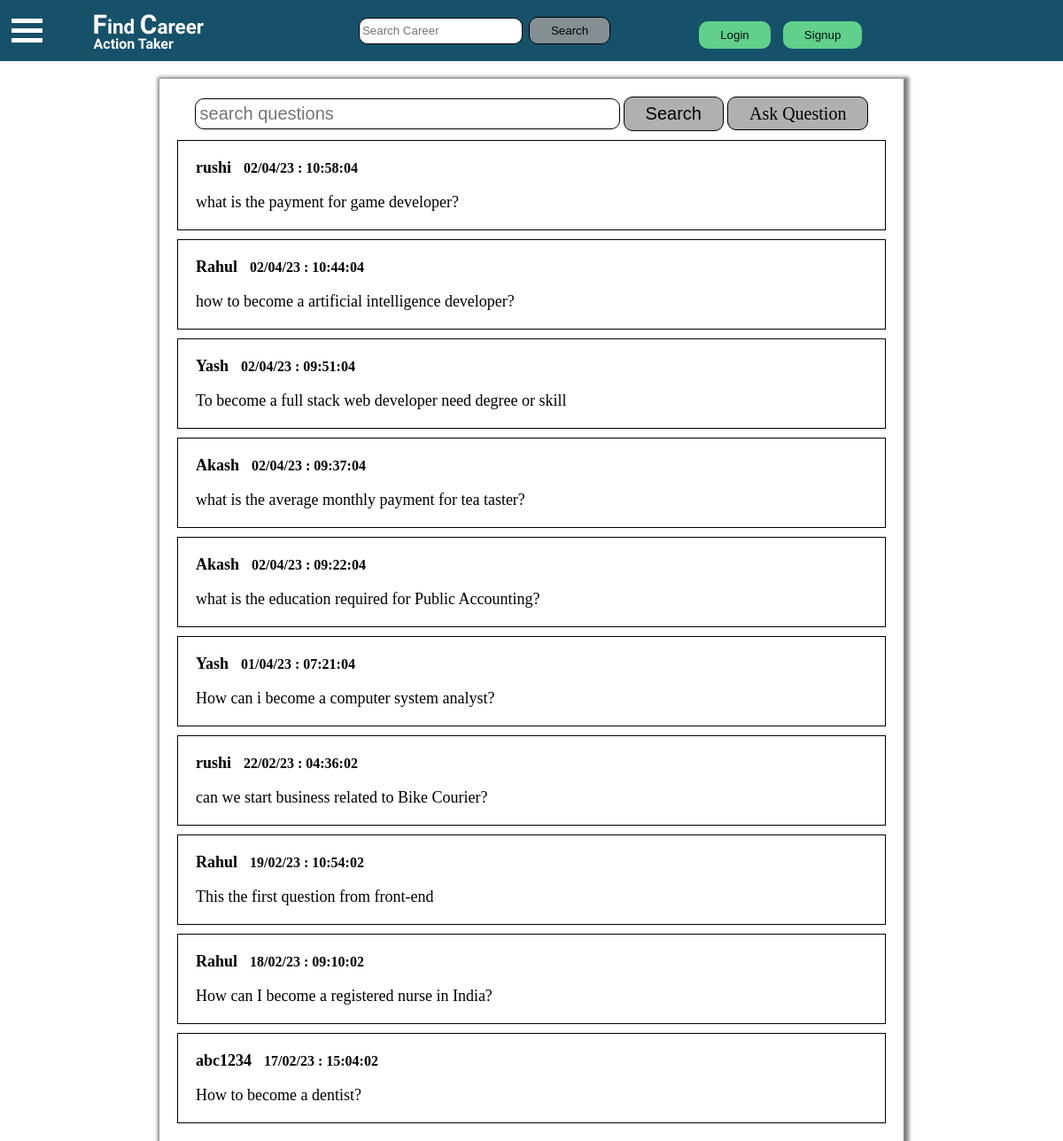
The app's page /Question/ with its own data.
### Question/models.py (models this page shows, shortened)
class Question(models.Model):
    user=models.ForeignKey(User,on_delete=models.CASCADE)
    title=models.CharField(max_length=300)
    detail=models.TextField()
    tags=models.TextField(default='')
    add_time=models.DateTimeField(auto_now_add=True)

### Question/views.py (the view, shortened to what this page needs)
# urls.py: path('', que_views.Quehtml, name="question" ),
def Quehtml(request):
    if 'que' in request.GET:
        que=request.GET['que']
        quests=Question.objects.filter(title__icontains=que).order_by('-id')
    else:
        quests=Question.objects.all().order_by('-id')
    return render(request, 'Question/Question.html', {'quests':quests})

### Template/Question/Question.html (shortened to what this page needs)
{% extends '../base.html' %}
{% load humanize %}
{% load static %}
{% block css %}
<link rel="stylesheet" href="{% static '/css/question.css' %}">
{% endblock css %}
{% block body %}
<div class="cont">
    <div class="quemain">
        <form>
            <div class="quesearch">
                <input type="text" name="que" placeholder="search questions" value="{{quests.title}}" width="50%">
                <button type="submit" class="btnquesearch">Search</button>
                <a href="/Askquestion" class="askquestion" style="text-decoration: none;">Ask Question</a>
            </div>
        </form>
        {% for quest in quests %}
        {% if quest is none %}
           <p style="font-size:30px;"> Result Not Found </p>
        {% else %}
         <div class="askedque">
             <strong><a href="/profile/{{quest.user}}" class="details" id="username">{{quest.user.username}}</a>
             <span style="margin-left: 10px;">{{quest.add_time|date:'d/m/y : H:i:m'}}</span></strong>
             <br><br>
             <a href="Detailque/{{quest.id}}" class="quetitle" style="margin-top: 10px;">{{quest.title}}</a>
            </div>
        {% endif %}
        {% endfor %}
    </div>
</div>
{% endblock body %}

### static/css/base.css (style rules this page uses)
* { box-sizing: border-box; margin: 0px; padding: 0px; }

### static/css/question.css (style rules this page uses)
.cont { margin-top: 20px; margin-left: auto; margin-right: auto; width: 70%; padding: 10px; box-shadow: 2px 2px 4px 4px gray; }
.quesearch input[type=text] { width: 60%; font-size: 20px; padding:5px; border-radius: 10px; border:1px solid black; }
.quesearch button,.askquestion { padding:7px 24px; font-size:20px; background: rgb(158 158 158 / 81%); color: black; cursor: pointer; border-radius: 10px; border:1px solid black; }
.quesearch { text-align: center; margin: 10px; }
.askedque { padding: 20px; margin:10px; border: 1px solid black; }
.quetitle, .details { text-decoration:none; font-size: large; color:black; }

### records on screen
Question: user.username "rushi", add_time "02/04/23 : 10:58:04", title "what is the payment for game developer?"
Question: user.username "Rahul", add_time "02/04/23 : 10:44:04", title "how to become a artificial intelligence developer?"
Question: user.username "Yash", add_time "02/04/23 : 09:51:04", title "To become a full stack web developer need degree or skill"
Question: user.username "Akash", add_time "02/04/23 : 09:37:04", title "what is the average monthly payment for tea taster?"
Question: user.username "Akash", add_time "02/04/23 : 09:22:04", title "what is the education required for Public Accounting?"
Question: user.username "Yash", add_time "01/04/23 : 07:21:04", title "How can i become a computer system analyst?"
Question: user.username "rushi", add_time "22/02/23 : 04:36:02", title "can we start business related to Bike Courier?"
Question: user.username "Rahul", add_time "19/02/23 : 10:54:02", title "This the first question from front-end"
Question: user.username "Rahul", add_time "18/02/23 : 09:10:02", title "How can I become a registered nurse in India?"
Question: user.username "abc1234", add_time "17/02/23 : 15:04:02", title "How to become a dentist?"
